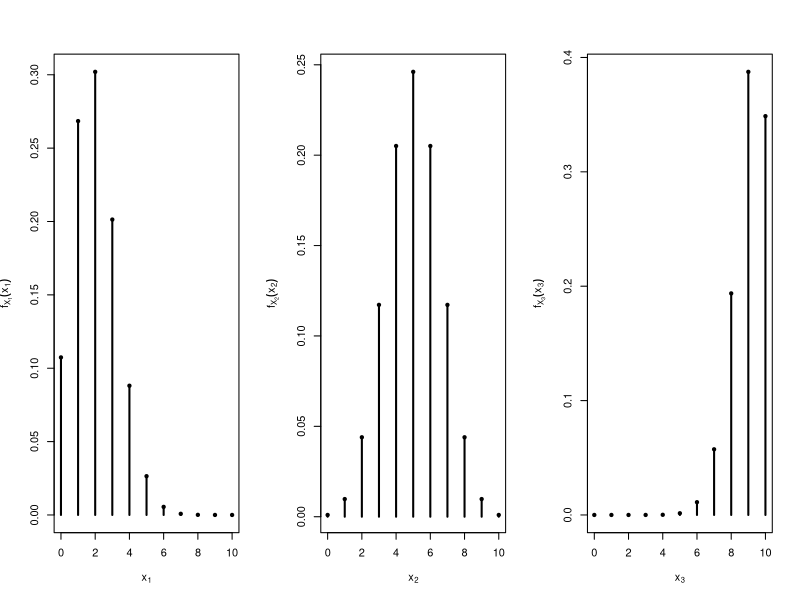
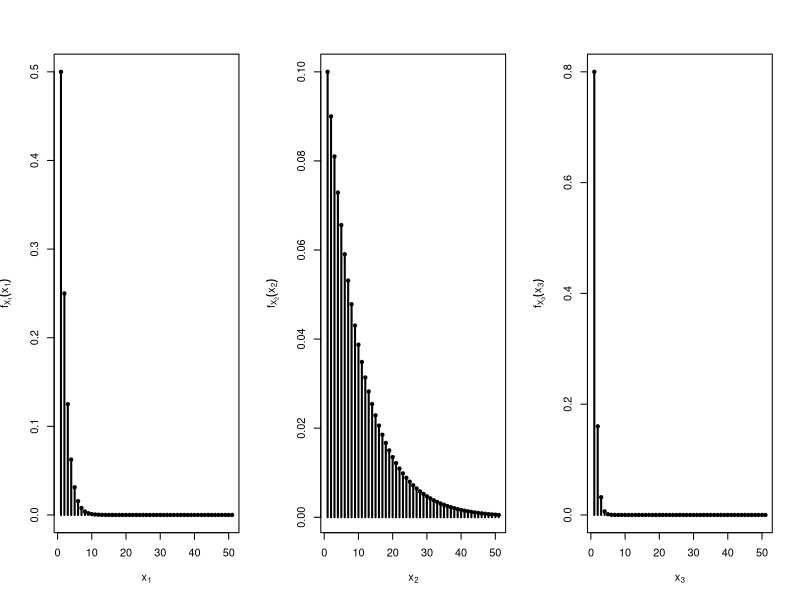
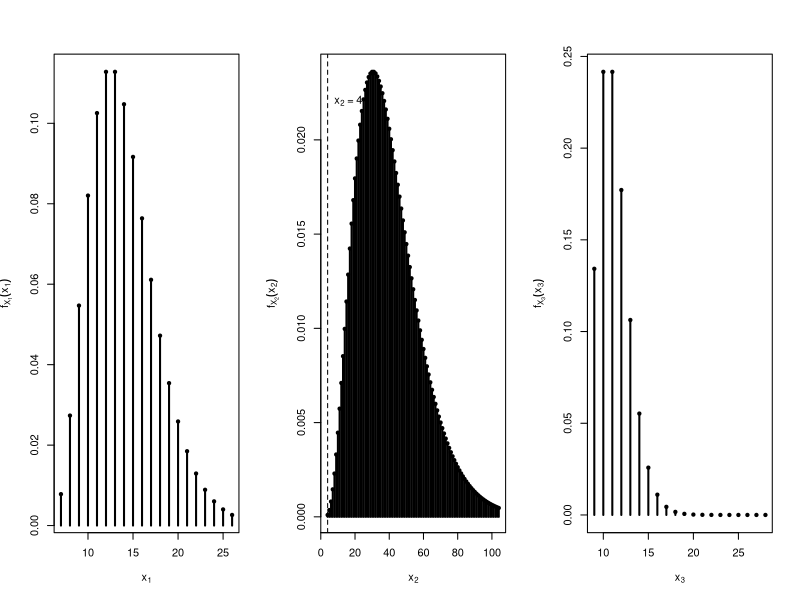
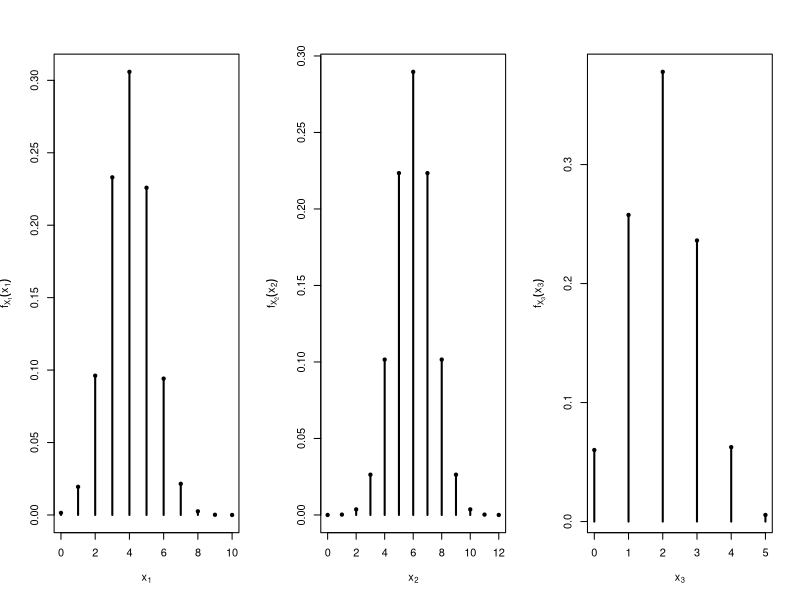
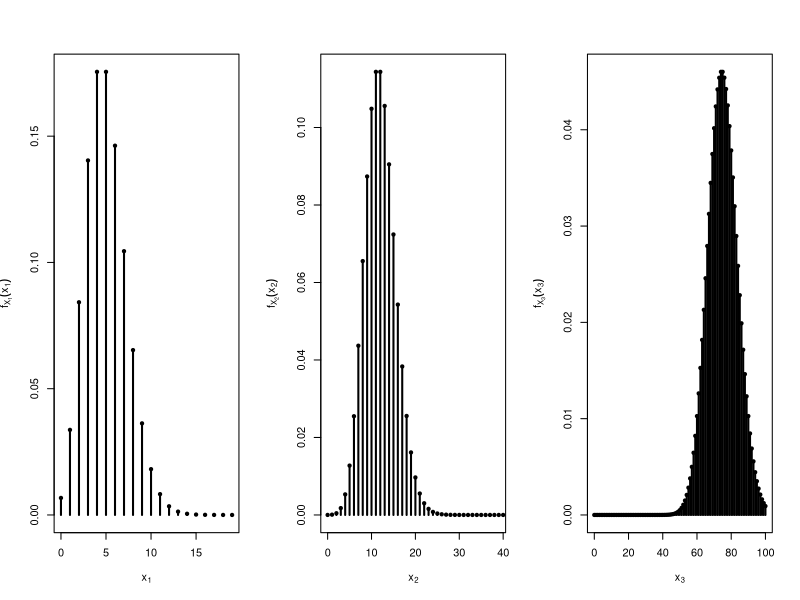
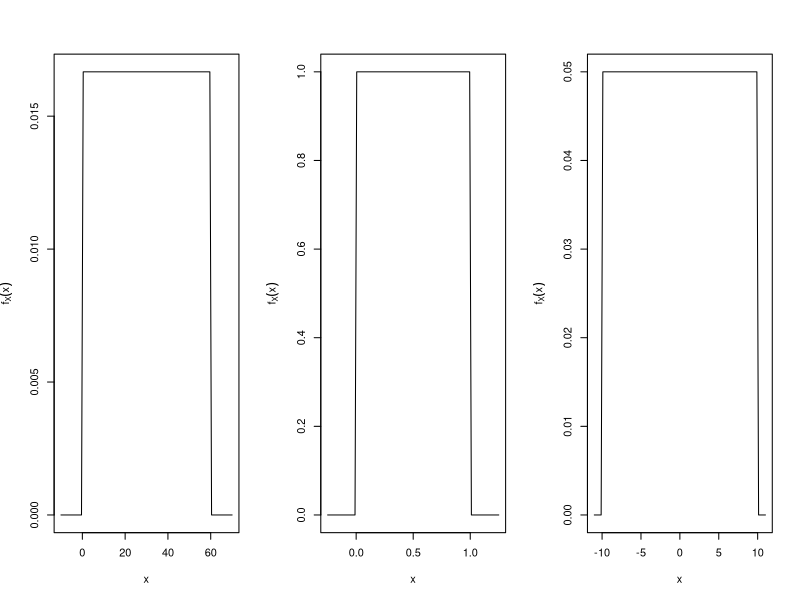
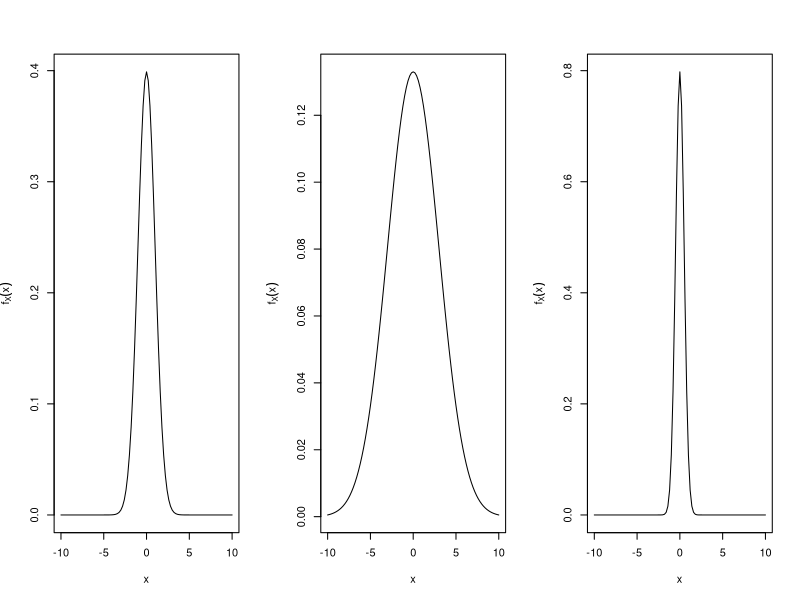
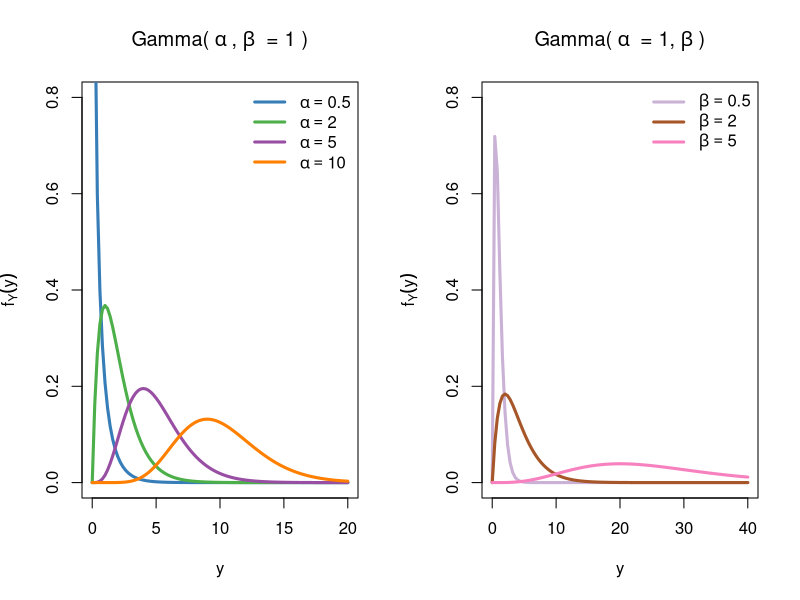

Here is the R script that generated these plots, in order:
## ---- chunk 1
knitr::opts_chunk$set(echo = TRUE, height = 5, width = 5, out.width="0.5\\linewidth", fig.align="center", collapse = TRUE)
## ---- chunk 2
par(mfrow = c(1,3))
x_obs <- 0:10
x1 <- dbinom(x = x_obs, prob = 0.2, size = 10)
x2 <- dbinom(x = x_obs, prob = 0.5, size = 10)
x3 <- dbinom(x = x_obs, prob = 0.9, size = 10)
x1_pmf <- rbind(x_obs, x1)
rownames(x1_pmf) <- c("x_1", "Pr(X_1 = x_1)")
x2_pmf <- rbind(x_obs, x2)
rownames(x2_pmf) <- c("x_2", "Pr(X_2 = x_2)")
x3_pmf <- rbind(x_obs, x3)
rownames(x2_pmf) <- c("x_3", "Pr(X_3 = x_3)")
plot(x = x_obs, y = x1, type = "h", xlab = expression(x[1]), 
     ylab = expression(f[X[1]](x[1])), lwd = 2)
points(x = x_obs, y = x1, pch = 20)
plot(x = x_obs, y = x2, type = "h", xlab = expression(x[2]), 
     ylab = expression(f[X[2]](x[2])), lwd = 2)
points(x = x_obs, y = x2, pch = 20)
plot(x = x_obs, y = x3, type = "h", xlab = expression(x[3]), 
     ylab = expression(f[X[3]](x[3])), lwd = 2)
points(x = x_obs, y = x3, pch = 20)
## ---- chunk 3
# Example. Let Y ~ Binomial(n = 20, p = 0.2), find P(Y = 4)
dbinom(x = 4, size = 20, prob = 0.2)
## ---- chunk 4
# Example. Let Y ~ Binomial(n = 20, p = 0.2), find P(Y <= 4)
pbinom(q = 4, size = 20, prob = 0.2)
## ---- chunk 5
# Example. Let Y ~ Binomial(n = 20, p = 0.2), find y such that P(Y <= y) = 0.5
qbinom(p = 0.5, size = 20, prob = 0.2)
## ---- chunk 6
# Example. Let Y ~ Binomial(n = 20, p = 0.2), generate a RS of size 5 
rbinom(n = 5, size = 20, prob = 0.2)
## ---- chunk 7
par(mfrow = c(1,3))
x_obs <- 0:50
x1 <- dgeom(x = x_obs, prob = 0.5)
x2 <- dgeom(x = x_obs, prob = 0.1)
x3 <- dgeom(x = x_obs, prob = 0.8)
x1_pmf <- rbind(x_obs, x1)
rownames(x1_pmf) <- c("x_1", "Pr(X_1 = x_1)")
x2_pmf <- rbind(x_obs, x2)
rownames(x2_pmf) <- c("x_2", "Pr(X_2 = x_2)")
x3_pmf <- rbind(x_obs, x3)
rownames(x2_pmf) <- c("x_3", "Pr(X_3 = x_3)")
plot(x = x_obs + 1, y = x1, type = "h", xlab = expression(x[1]), 
     ylab = expression(f[X[1]](x[1])), lwd = 2)
points(x = x_obs + 1, y = x1, pch = 20)
plot(x = x_obs + 1, y = x2, type = "h", xlab = expression(x[2]), 
     ylab = expression(f[X[2]](x[2])), lwd = 2)
points(x = x_obs + 1, y = x2, pch = 20)
plot(x = x_obs + 1, y = x3, type = "h", xlab = expression(x[3]), 
     ylab = expression(f[X[3]](x[3])), lwd = 2)
points(x = x_obs + 1, y = x3, pch = 20)
## ---- chunk 8
# Example. Let Y ~Geom(p = 0.2), find P(Y = 4)
dgeom(x = 4 - 1, prob = 0.2)
## ---- chunk 9
# Example. Let Y ~Geom(p = 0.2), find P(Y <= 4)
pgeom(q = 4 - 1, prob = 0.2)
## ---- chunk 10
# Example. Let Y ~Geom(p = 0.2), find y such that P(Y <= y) = 0.5
qgeom(p = 0.5, prob = 0.2) + 1
## ---- chunk 11
# Example. Let Y ~ Geom(p = 0.2), generate a RS of size 5 
rgeom(n = 5, prob = 0.2) + 1 
## ---- chunk 12
par(mfrow = c(1,3))
x_obs <- 0:100
x_r1 <- x_obs + 7
x_r <- x_obs + 4
x_r3 <- x_obs + 9
x1 <- dnbinom(x = x_obs[1:20], size = 7, prob = 0.5)
x2 <- dnbinom(x = x_obs, size = 4, prob = 0.1)
x3 <- dnbinom(x = x_obs[1:20], size = 9, prob = 0.8)
x1_pmf <- rbind(x_obs[1:20], x1)
rownames(x1_pmf) <- c("x_1", "Pr(X_1 = x_1)")
x2_pmf <- rbind(x_obs, x2)
rownames(x2_pmf) <- c("x_2", "Pr(X_2 = x_2)")
x3_pmf <- rbind(x_obs[1:20], x3)
rownames(x2_pmf) <- c("x_3", "Pr(X_3 = x_3)")
plot(x = x_r1[1:20], y = x1, type = "h", xlab = expression(x[1]), 
     ylab = expression(f[X[1]](x[1])), lwd = 2)
points(x = x_r1[1:20], y = x1, pch = 20)
plot(x = x_r, y = x2, type = "h", xlab = expression(x[2]), 
     ylab = expression(f[X[2]](x[2])), lwd = 2, xlim = c(4, 104))
abline(v = 4, lty = 2)
text(x = 4, y = 0.022, labels = bquote(x[2]~"= 4"), pos = 4)
points(x = x_r, y = x2, pch = 20)
plot(x = x_r3[1:20], y = x3, type = "h", xlab = expression(x[3]), 
     ylab = expression(f[X[3]](x[3])), lwd = 2)
points(x = x_r3[1:20], y = x3, pch = 20)
## ---- chunk 13
# Example. Y ~ NegBinom(r = 4, p = 0.2), find P(Y = 8)
dnbinom(x = 8 - 4, size = 4, prob = 0.2)
## ---- chunk 14
# Example. Let Y ~ NegBinom(r = 4, p = 0.2), find P(Y <= 8)
pnbinom(q = 8 - 4, size = 4, prob = 0.2)
## ---- chunk 15
# Example. Let Y ~ NegBinom(r = 4, p = 0.2), find y such that P(Y <= y) = 0.5
qnbinom(p = 0.5, size = 4, prob = 0.2) + 4 
## ---- chunk 16
# Example. Let Y ~ NegBinom(r = 4, p = 0.2), generate a RS of size 5 
rnbinom(n = 5, size = 4, prob = 0.2) + 4 
## ---- chunk 17
par(mfrow = c(1,3))
x_obs <- 0:12
x1 <- dhyper(x = x_obs, m = 12, n = 18, k = 10)
x2 <- dhyper(x = x_obs, m = 12, n = 18, k = 15)
x3 <- dhyper(x = x_obs, m = 12, n = 18, k = 5)
x1_pmf <- rbind(x_obs, x1)
rownames(x1_pmf) <- c("x_1", "Pr(X_1 = x_1)")
x2_pmf <- rbind(x_obs, x2)
rownames(x2_pmf) <- c("x_2", "Pr(X_2 = x_2)")
x3_pmf <- rbind(x_obs, x3)
rownames(x2_pmf) <- c("x_3", "Pr(X_3 = x_3)")
plot(x = x_obs[1:11], y = x1[which(x1 != 0)], type = "h", xlab = expression(x[1]), 
     ylab = expression(f[X[1]](x[1])), lwd = 2)
points(x = x_obs, y = x1, pch = 20)
plot(x = x_obs, y = x2, type = "h", xlab = expression(x[2]), 
     ylab = expression(f[X[2]](x[2])), lwd = 2)
points(x = x_obs, y = x2, pch = 20)
plot(x = x_obs[1:6], y = x3[which(x3 != 0)], type = "h", xlab = expression(x[3]), 
     ylab = expression(f[X[3]](x[3])), lwd = 2)
points(x = x_obs, y = x3, pch = 20)
## ---- chunk 18
# Example. Y ~ Hyper(N = 10, r = 4, n = 5), find P(Y = 3)
dhyper(x = 3, m = 4, n = 6, k = 5)
## ---- chunk 19
# Example. Y ~ Hyper(N = 10, r = 4, n = 5), find P(Y <= 3)
phyper(q = 3, m = 4, n = 6, k = 5)
sum(dhyper(x = 0:3, m = 4, n = 6, k = 5))
## ---- chunk 20
# Example. Let Y ~ Hyper(N = 10, r = 4, n = 5), find y such that P(Y <= y) = 0.5
qhyper(p = 0.5, m = 4, n = 6, k = 5)
phyper(q = 2, m = 4, n = 6, k = 5)
phyper(q = 1, m = 4, n = 6, k = 5)
## ---- chunk 21
# Example. Let  Y ~ Hyper(N = 10, r = 4, n = 5), generate a RS of size 5 
rhyper(nn = 5, m = 4, n = 6, k = 5) 
## ---- chunk 22
par(mfrow = c(1,3))
x_obs <- 0:100
x1 <- dpois(x = x_obs, lambda = 5)
x2 <- dpois(x = x_obs, lambda = 12)
x3 <- dpois(x = x_obs, lambda = 75)
x1_pmf <- rbind(x_obs, x1)
rownames(x1_pmf) <- c("x_1", "Pr(X_1 = x_1)")
x2_pmf <- rbind(x_obs, x2)
rownames(x2_pmf) <- c("x_2", "Pr(X_2 = x_2)")
x3_pmf <- rbind(x_obs, x3)
rownames(x2_pmf) <- c("x_3", "Pr(X_3 = x_3)")
plot(x = x_obs[1:20], y = x1[1:20], type = "h", xlab = expression(x[1]), 
     ylab = expression(f[X[1]](x[1])), lwd = 2)
points(x = x_obs, y = x1, pch = 20)
plot(x = x_obs[1:40], y = x2[1:40], type = "h", xlab = expression(x[2]), 
     ylab = expression(f[X[2]](x[2])), lwd = 2)
points(x = x_obs, y = x2, pch = 20)
plot(x = x_obs, y = x3, type = "h", xlab = expression(x[3]), 
     ylab = expression(f[X[3]](x[3])), lwd = 2)
points(x = x_obs, y = x3, pch = 20)
## ---- chunk 23
# Example. Y ~ Poisson(lambda = 5), find P(Y = 3)
dpois(x = 3, lambda = 5)
## ---- chunk 24
# Example. Y ~ Poisson(lambda = 5), find P(Y <= 3)
ppois(q = 3, lambda = 5)
sum(dpois(x = 0:3, lambda = 5))
## ---- chunk 25
# Example. Let Y ~ Poisson(lambda = 5), find y such that P(Y <= y) = 0.5
qpois(p = 0.5, lambda = 5)
ppois(q = 5, lambda = 5)
ppois(q = 4,lambda = 5)
## ---- chunk 26
# Example. Let  Y ~ Poisson(lambda = 5), generate a RS of size 5 
rpois(n = 5, lambda = 5) 
## ---- chunk 27
par(mfrow = c(1,3))
curve(dunif(x, min = 0, max = 60), from = -10, to = 70, 
      ylab = expression(f[X](x)))
curve(dunif(x, min = 0, max = 1), from = -0.25, to = 1.25, 
      ylab = expression(f[X](x)))
curve(dunif(x, -10,10), from = -11, to = 11, 
      ylab = expression(f[X](x)))
## ---- chunk 28
# Example. Let Y ~ Uniform(0,1), find density at y = 0.5 
dunif(x = 0.5, min = 0, max = 1)
## ---- chunk 29
# Example.  Let Y ~ Uniform(0,1), find P(Y <= 0.5)
punif(q = 0.5, min = 0, max = 1)
## ---- chunk 30
# Example. Let Y ~ Uniform(0,1), y such that P(Y <= y) = 0.5
qunif(p = 0.5, min = 0, max = 1)
## ---- chunk 31
# Example. Let Y ~ Uniform(0,1), generate a RS of size 5
runif(n = 5, min = 0, max = 1)
## ---- chunk 32
par(mfrow = c(1,3))
curve(dnorm(x, 0,1), from = -10, to = 10, 
      ylab = expression(f[X](x)))
curve(dnorm(x, 0,3), from = -10, to = 10, 
      ylab = expression(f[X](x)))
curve(dnorm(x, 0,0.5), from = -10, to = 10, 
      ylab = expression(f[X](x)))
## ---- chunk 33
# Example. Let Y ~ Normal(10,4), find density at y = 5
dnorm(x = 5, mean = 10, sd = 4)
## ---- chunk 34
# Example. Let Y ~ Normal(10,4), P(Y <=5)
pnorm(q = 5, mean = 10, sd = 4)
# convert to z-score 
z <- (5 - 10)/4
z
pnorm(q = z, mean = 0, sd = 1)
## ---- chunk 35
# Example. Let Y ~ Normal(10,4), y such that P(Y <= y) = 0.25
qnorm(p = 0.25, mean = 10, sd = 4)
## ---- chunk 36
# Example. Let Y ~ Normal(10,4), generate a RS of size 5
rnorm(n = 5, mean = 10, sd = 4)
## ---- chunk 37
par(mfrow = c(1,2))

plot(c(1,1), xlim = c(0,20), ylim = c(0,0.8), type = "n", 
	  ylab = expression(f[Y](y)), xlab = "y", 
	  main = bquote("Gamma("~alpha~","~beta~" = 1 )"))

# different alphas fixed beta
curve(dgamma(x, shape = 0.5, rate = 1), add = T, lwd = 3, col = "#377eb8")
curve(dgamma(x, shape = 2, rate = 1), add = T, lwd = 3, col = "#4daf4a")
curve(dgamma(x, shape = 5, rate = 1), add = T, lwd = 3, col = "#984ea3")
curve(dgamma(x, shape = 10, rate = 1), add = T, lwd  = 3, col = "#ff7f00")

legend("topright", bty = "n", legend = expression(alpha == 0.5, 
												   alpha == 2,
												   alpha == 5, 
												   alpha == 10), 
		merge= TRUE, col = c('#377eb8', '#4daf4a',
							 '#984ea3','#ff7f00'), 
		lty = rep(1,4), lwd = rep(3,4))
		


plot(c(1,1), xlim = c(0,40), ylim = c(0,0.8), type = "n", 
	  ylab = expression(f[Y](y)), xlab = "y", 
	  main = bquote("Gamma("~alpha~" = 1,"~beta~")"))

# colors came from colorbrewer2.org
# different betas fixed alpha

curve(dgamma(x, shape = 2, rate = 1/0.5), add = T, lwd = 3, col = "#cab2d6")
curve(dgamma(x, shape = 2, rate = 1/2), add = T, lwd = 3, col = "#a65628")
curve(dgamma(x, shape = 5, rate = 1/5), add = T, lwd = 3, col = "#f781bf")

legend("topright", bty = "n", legend = expression(beta == 0.5, 
												   beta == 2,
												   beta == 5), 
		merge= TRUE, col = c('#cab2d6', '#a65628',
							 '#f781bf'), 
		lty = rep(1,4), lwd = rep(3,3))
## ---- chunk 38
# Example. Let Y ~ Gamma(4,5), find density at y = 5
dgamma(x = 5, shape = 4, rate = 1/5)
# for Y ~ Exp(5)
dexp(x = 5, rate = 1/5)
# for Y ~ chisquared(nu = 5)
dchisq(x = 5, df = 5)
## ---- chunk 39
# Example. Let Y ~ Gamma(4,5), P(Y <=5)
pgamma(q = 5, shape = 4, rate = 1/5)
# for Y ~ Exp(5)
pexp(q = 5, rate = 1/5)
# for Y ~ chisquared(nu = 5)
pchisq(q = 5, df = 5)
## ---- chunk 40
# Example. Let Y ~ Gamma(4,5), y such that P(Y <= y) = 0.25
qgamma(p = 0.25, shape = 4, rate = 1/5)
# for Y ~ Exp(5)
qexp(p = 0.25, rate = 1/5)
# for Y ~ chisquared(nu = 5)
qchisq(p = 0.25, df = 5)
## ---- chunk 41
# Example. Let Y ~ Gamma(4,5), generate a RS of size 5
rgamma(n = 5, shape = 4, rate = 1/5)
# for Y ~ Exp(5)
rexp(n = 5, rate = 1/5)
# for Y ~ chisquared(nu = 5)
rchisq(n = 5, df = 5)
## ---- chunk 42
par(mfrow = c(1,3))
curve(dgamma(x, shape = 4, rate = 1/5), from = 0, to = 60, 
      ylab = expression(f[X](x)), 
      main = bquote("Gamma("~ alpha~"= 4"~","~beta~"= 5"~")"))
curve(dexp(x, rate = 1/5), from = 0, to = 20,
      ylab = expression(f[X](x)),
      main = bquote("Exp("~beta~"= 5"~")"))
curve(dgamma(x, shape = 5/2, rate = 1/2), from = 0, to = 15, 
      ylab = expression(f[X](x)), 
      main = bquote("Gamma("~ alpha~"= 5/2"~","~beta~"= 2"~")"))
## ---- chunk 43
par(mfrow = c(1,3))
curve(dbeta(x, shape1 = 2, shape2 = 10), from = 0, to = 1, 
      ylab = expression(f[X](x)), 
      main = bquote("Beta("~ alpha~"= 2"~","~beta~"= 10"~")"))
curve(dbeta(x, shape1 = 1/2, shape2 = 1/2), from = 0, to = 1,
      ylab = expression(f[X](x)),
      main = bquote("Beta("~ alpha~"= 1/2"~","~beta~"= 1/2"~")"))
curve(dbeta(x, shape1 = 1, shape2 = 1), from = 0, to = 1, 
      ylab = expression(f[X](x)), 
      main = bquote("Beta("~ alpha~"= 1/2"~","~beta~"= 1/2"~")"))
## ---- chunk 44
# Example. Let Y ~ Beta(2,10), find density at y = 0.5
dbeta(x = 0.5, shape1 = 2, shape2 = 10)
## ---- chunk 45
# Example. Let Y ~ Beta(2,10), P(Y <=0.5)
pbeta(q = 0.5, shape1 = 2, shape2 = 10)
## ---- chunk 46
# Example. Let Y ~ Beta(2,10), y such that P(Y <= y) = 0.25
qbeta(p = 0.25,  shape1 = 2, shape2 = 10)
## ---- chunk 47
# Example. Let Y ~ Beta(2,10), generate a RS of size 5
rbeta(n = 5,  shape1 = 2, shape2 = 10)
